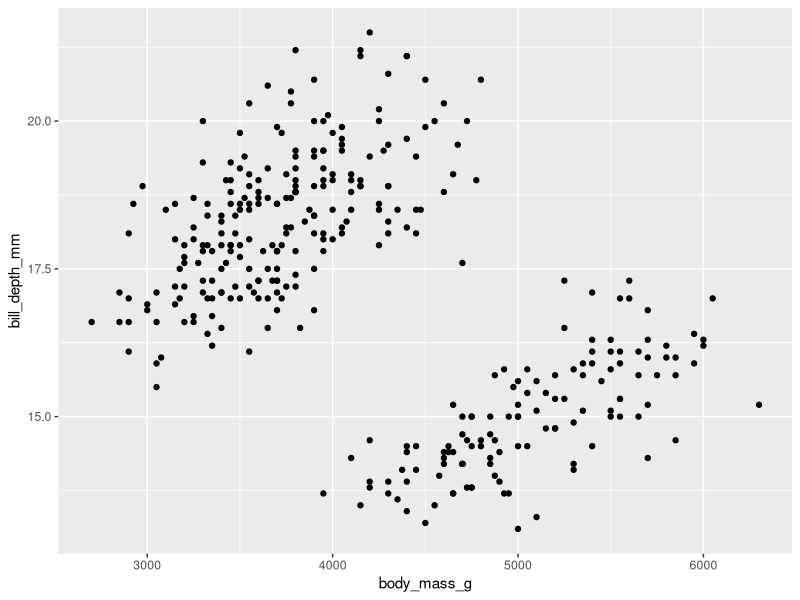
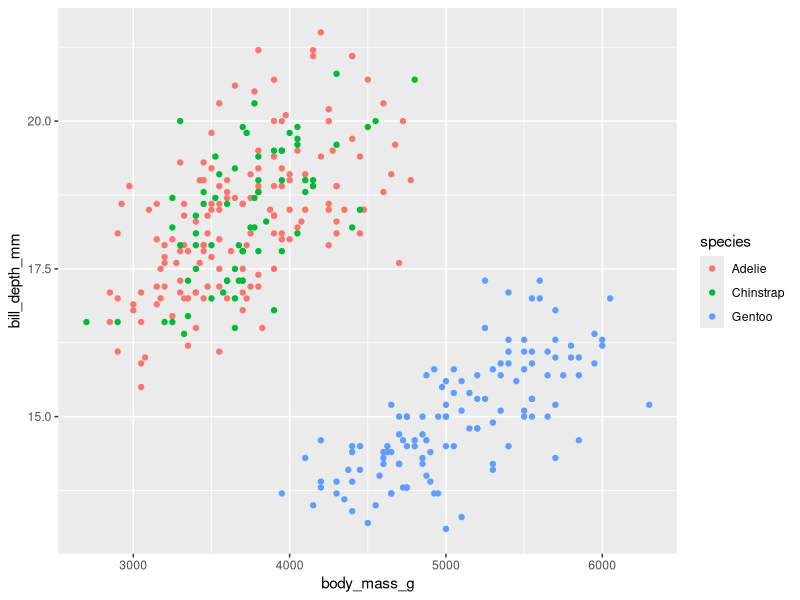

Here is the R script that generated these plots, in order:
## ---- chunk 1

library(tidyverse)

## ---- chunk 2

penguin_data = read_csv(here::here("data", "palmer_penguins_data.csv"))

## ---- chunk 3

penguin_data %>% 
  filter(species == "Adelie") %>% 
  select(body_mass_g) %>% 
  summarise(average_weight = mean(body_mass_g))

## ---- chunk 4

penguin_data %>% 
  group_by(species) %>% 
  select(species, body_mass_g) %>% 
  summarise(average_weight = mean(body_mass_g)) %>% 
  arrange(desc(average_weight))

## ---- chunk 5

penguin_data %>% 
  group_by(species) %>% 
  select(species, body_mass_g) %>% 
  summarise(average_weight = mean(body_mass_g)) %>% 
  arrange(desc(average_weight))

## ---- chunk 6

penguin_data %>% 
  mutate(body_mass_kg = body_mass_g / 1000) %>% 
  select(-body_mass_g)

## ---- chunk 7

penguin_data %>% 
  ggplot(aes(x = body_mass_g, y = bill_depth_mm)) + 
  geom_point()

## ---- chunk 8

penguin_data %>% 
  ggplot(aes(x = body_mass_g, y = bill_depth_mm, color = species)) + 
  geom_point()

